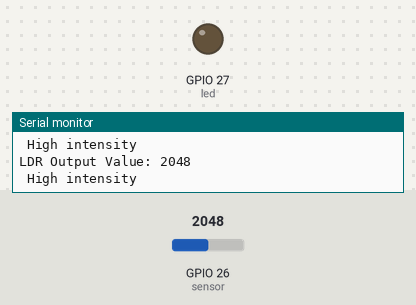
The sketch below on a simulated ESP32. On the bench: output pins drawn as LEDs (lit = HIGH), the last lines printed to the serial monitor. The test bench sets the inputs (shaded band); at power-on: GPIO 26 (sensor) = 2048.

Above: at 1.8 s.
1.9 s: GPIO 26 (sensor) set to 107
3.4 s: GPIO 26 (sensor) set to 92
At 5.1 s:
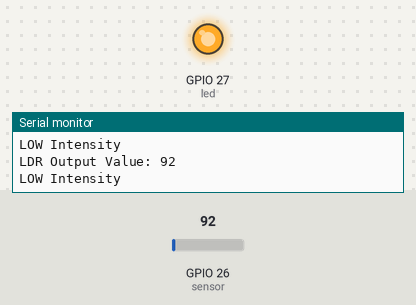
5.5 s: GPIO 26 (sensor) set to 491
At 6.6 s:
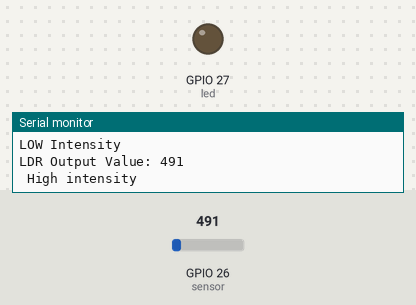
7.5 s: GPIO 26 (sensor) set to 60
At 9.4 s:
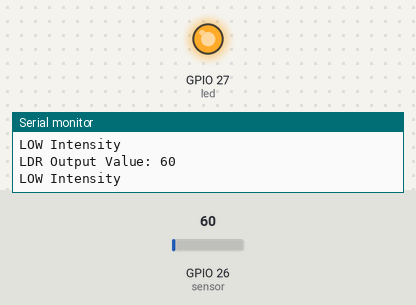
Timing chart, 0 to 10.5 s (numbered marks = the images above; inputs shaded):
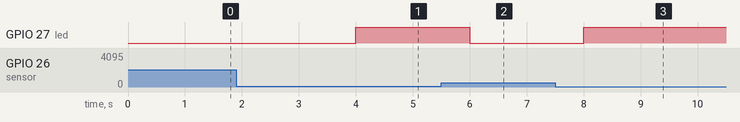

The sketch:

a.ino
```cpp
int LDR_Val = 0;     /*Variable to store photoresistor value*/
int sensor =26;      /*Analogue Input for photoresistor*/
int led= 27;         /*LED output Pin*/
void setup() {
    Serial.begin(9600);     /*Baud rate for serial communication*/
    pinMode(led, OUTPUT);   /*LED Pin set as output */
}
void loop() {
    LDR_Val = analogRead(sensor);   /*Analog read LDR value*/
    Serial.print("LDR Output Value: ");
    Serial.println(LDR_Val);   /*Display LDR Output Val on serial monitor*/
    if(LDR_Val > 100) {       /*If light intensity is HIGH*/
        Serial.println(" High intensity ");
        digitalWrite(led,LOW); /*LED Remains OFF*/
    }
    else {
     /*Else if Light intensity is LOW LED will Remain ON*/
        Serial.println("LOW Intensity ");
        digitalWrite(led,HIGH);  /* LED Turn ON LDR value is less than 100*/
    }
    delay(1000);     /*Reads value after every 1 sec*/
}
```

Measured:
- the behaviour switches between 101 and 100 on GPIO 26 (sensor) (found by bisection; images 0 and 1)
- after the input at 3.4 s, GPIO 27 (led): LOW → HIGH after 0.60 s
- after the input at 5.5 s, GPIO 27 (led): HIGH → LOW after 0.50 s
- after the input at 7.5 s, GPIO 27 (led): LOW → HIGH after 0.50 s
